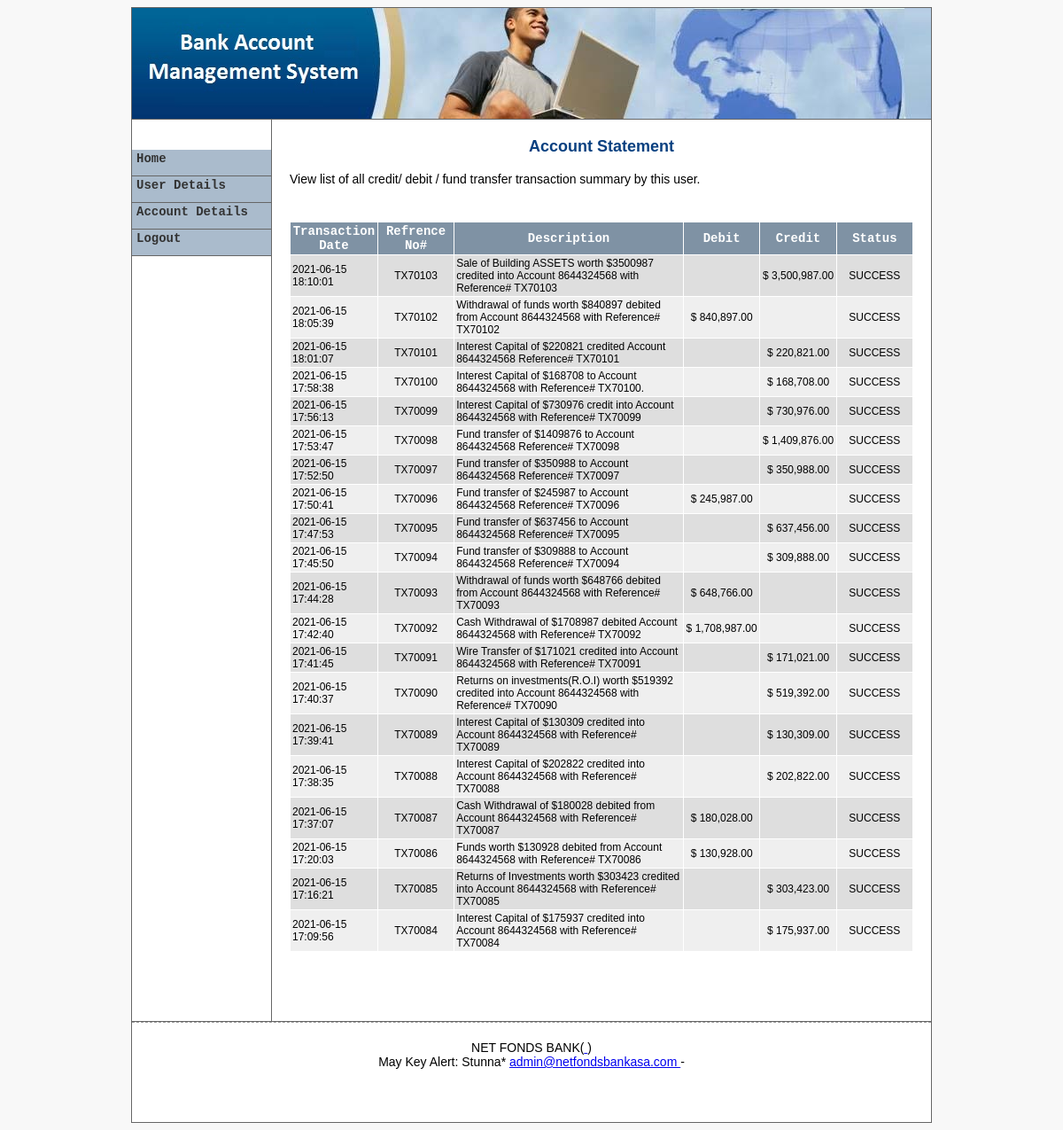
The app's page /portal/bank/admin/account/?view=statement&accNo=8644324568 (signed in) with its own data.
### tables this page shows
CREATE TABLE `tbl_transaction` (
  `id` int(10) NOT NULL,
  `tx_no` varchar(20) NOT NULL,
  `tx_type` varchar(10) NOT NULL,
  `amount` double NOT NULL,
  `date` varchar(100) NOT NULL,
  `description` varchar(1000) NOT NULL,
  `to_accno` varchar(20) NOT NULL,
  `status` varchar(10) NOT NULL,
  `tdate` varchar(40) NOT NULL,
  `comments` varchar(200) NOT NULL
);

### portal/bank/admin/account/index.php (called while the page is built, shortened)
<?php
require_once '../include/template.php';
?>

### portal/bank/library/database.php (called while the page is built, shortened)
<?php
function dbQuery($sql)
{
	$result = mysql_query($sql) or die(mysql_error());
	return $result;
}
function dbFetchAssoc($result)
{
	return mysql_fetch_assoc($result);
}
function dbNumRows($result)
{
	return mysql_num_rows($result);
}
?>

### portal/bank/admin/account/statement.php (the view, shortened to what this page needs)
<?php
if (isset($_GET['accNo']) && $_GET['accNo'] > 0) {
	$acc_no = $_GET['accNo'];
} else {
	header('Location: index.php');
}
$sql = "SELECT * FROM tbl_transaction WHERE to_accno = $acc_no ORDER BY id DESC LIMIT 20";
$result = dbQuery($sql);
?>
<p align="center" id="mainHead">Account Statement</p>
<p style="font-family:Verdana, Arial, Helvetica, sans-serif;font-size:14px; margin-bottom:40px;">
View list of all credit/ debit / fund transfer transaction summary by this user.</p>
<table width="100%" border="0" align="center" cellpadding="2" cellspacing="1" class="text">
  <tr align="center" id="listTableHeader">
   <th width="80" scope="col">Transaction Date</th>
   <th width="80">Refrence No#</th>
   <th width="250">Description</th>
   <th width="60">Debit</th>
   <th width="60">Credit</th>
   <th width="80">Status</th>
  </tr>
<?php
if(dbNumRows($result) > 0) {
while($row = dbFetchAssoc($result)) {
	extract($row);
	if ($i%2) {$class = 'row1';}
	else {$class = 'row2';}
	$i += 1;
?>
  <tr class="<?php echo $class; ?>">
   <td><?php echo $date; ?></td>
   <td><div align="center"><?php echo $tx_no; ?></div></td>
   <td width="250"><?php echo $description; ?></td>
   <td width="50" align="center"><?php echo $tx_type == "debit" ? "$&nbsp;" . number_format($amount, 2) : ""; ?></td>
   <td width="50" align="center"><?php echo $tx_type == "credit" ? "$&nbsp;" . number_format($amount, 2) : ""; ?></td>
   <td width="80" align="center"><?php echo $status; ?></td>
  </tr>
<?php
}
?>
  <tr>
   <td colspan="5">&nbsp;</td>
  </tr>
  <tr>
   <td colspan="5" align="right"></td>
  </tr>
<?php
}
?>
 </table>
 <p>&nbsp;</p>

### portal/bank/admin/include/admin.css (style rules this page uses)
#listTableHeader { font-family: "Courier New", Courier, mono; font-size: 14px; color: #FFFFFF; background-color: #7F92A4; font-weight: bold; background-position: center; }
.row1 { background-color: #EFEFEF; }
.row2 { background-color: #DEDEDE; }
body { font-family: "Arial", "Helvetica", "sans-serif"; text-align: center; font-size: 10px; }
.text { font-family: Arial, Helvetica, sans-serif; font-size: 12px; }
#mainHead { font-size:18px; font-family:Verdana, Arial, Helvetica, sans-serif; font-weight:bold; color:#094080; }

### portal/bank/admin/include/template.php (style rules this page uses)
body { background-color:#F8F8F8; }

### records on screen
tbl_transaction: date "2021-06-15 18:10:01", tx_no "TX70103", description "Sale of Building ASSETS worth $3500987 credited into Account 8644324568 with Reference# TX70103", amount "3,500,987.00", status "SUCCESS"
tbl_transaction: date "2021-06-15 18:05:39", tx_no "TX70102", description "Withdrawal of funds worth $840897 debited from Account 8644324568 with Reference# TX70102", amount "840,897.00", status "SUCCESS"
tbl_transaction: date "2021-06-15 18:01:07", tx_no "TX70101", description "Interest Capital of $220821 credited Account 8644324568 Reference# TX70101", amount "220,821.00", status "SUCCESS"
tbl_transaction: date "2021-06-15 17:58:38", tx_no "TX70100", description "Interest Capital of $168708 to Account 8644324568 with Reference# TX70100.", amount "168,708.00", status "SUCCESS"
tbl_transaction: date "2021-06-15 17:56:13", tx_no "TX70099", description "Interest Capital of $730976 credit into Account 8644324568 with Reference# TX70099", amount "730,976.00", status "SUCCESS"
tbl_transaction: date "2021-06-15 17:53:47", tx_no "TX70098", description "Fund transfer of $1409876 to Account 8644324568 Reference# TX70098", amount "1,409,876.00", status "SUCCESS"
tbl_transaction: date "2021-06-15 17:52:50", tx_no "TX70097", description "Fund transfer of $350988 to Account 8644324568 Reference# TX70097", amount "350,988.00", status "SUCCESS"
tbl_transaction: date "2021-06-15 17:50:41", tx_no "TX70096", description "Fund transfer of $245987 to Account 8644324568 Reference# TX70096", amount "245,987.00", status "SUCCESS"
tbl_transaction: date "2021-06-15 17:47:53", tx_no "TX70095", description "Fund transfer of $637456 to Account 8644324568 Reference# TX70095", amount "637,456.00", status "SUCCESS"
tbl_transaction: date "2021-06-15 17:45:50", tx_no "TX70094", description "Fund transfer of $309888 to Account 8644324568 Reference# TX70094", amount "309,888.00", status "SUCCESS"
tbl_transaction: date "2021-06-15 17:44:28", tx_no "TX70093", description "Withdrawal of funds worth $648766 debited from Account 8644324568 with Reference# TX70093", amount "648,766.00", status "SUCCESS"
tbl_transaction: date "2021-06-15 17:42:40", tx_no "TX70092", description "Cash Withdrawal of $1708987 debited Account 8644324568 with Reference# TX70092", amount "1,708,987.00", status "SUCCESS"
tbl_transaction: date "2021-06-15 17:41:45", tx_no "TX70091", description "Wire Transfer of $171021 credited into Account 8644324568 with Reference# TX70091", amount "171,021.00", status "SUCCESS"
tbl_transaction: date "2021-06-15 17:40:37", tx_no "TX70090", description "Returns on investments(R.O.I) worth $519392 credited into Account 8644324568 with Reference# TX70090", amount "519,392.00", status "SUCCESS"
tbl_transaction: date "2021-06-15 17:39:41", tx_no "TX70089", description "Interest Capital of $130309 credited into Account 8644324568 with Reference# TX70089", amount "130,309.00", status "SUCCESS"
tbl_transaction: date "2021-06-15 17:38:35", tx_no "TX70088", description "Interest Capital of $202822 credited into Account 8644324568 with Reference# TX70088", amount "202,822.00", status "SUCCESS"
tbl_transaction: date "2021-06-15 17:37:07", tx_no "TX70087", description "Cash Withdrawal of $180028 debited from Account 8644324568 with Reference# TX70087", amount "180,028.00", status "SUCCESS"
tbl_transaction: date "2021-06-15 17:20:03", tx_no "TX70086", description "Funds worth $130928 debited from Account 8644324568 with Reference# TX70086", amount "130,928.00", status "SUCCESS"
tbl_transaction: date "2021-06-15 17:16:21", tx_no "TX70085", description "Returns of Investments worth $303423 credited into Account 8644324568 with Reference# TX70085", amount "303,423.00", status "SUCCESS"
tbl_transaction: date "2021-06-15 17:09:56", tx_no "TX70084", description "Interest Capital of $175937 credited into Account 8644324568 with Reference# TX70084", amount "175,937.00", status "SUCCESS"
